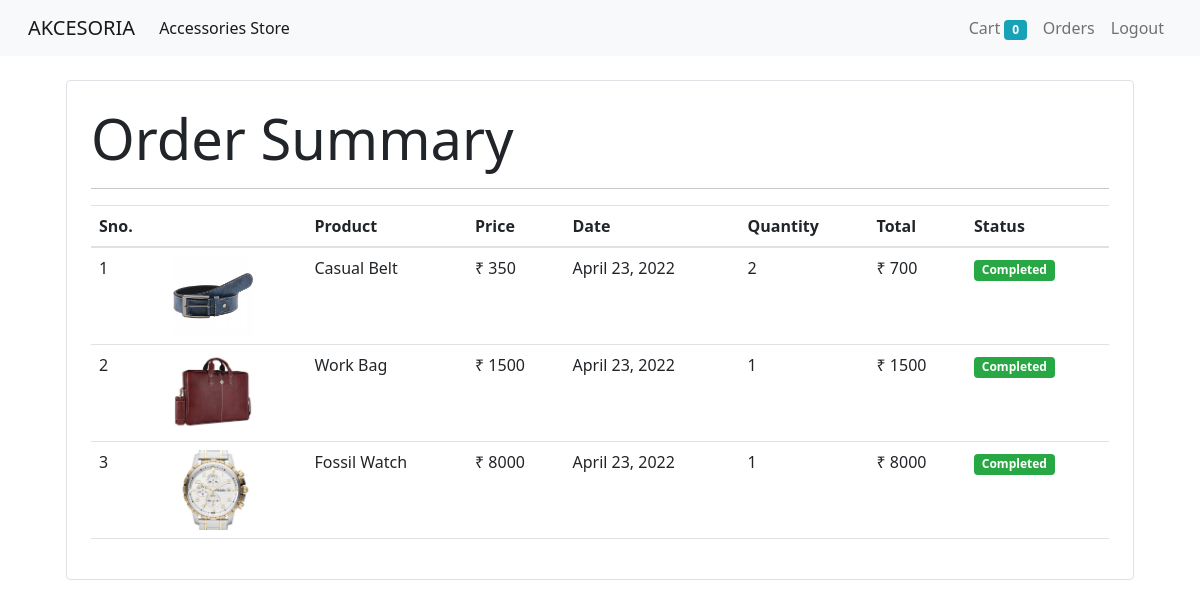
The app's page /orders (signed in) with its own data.
### estore/models.py (models this page shows, shortened)
class Order(models.Model):
    product=models.ForeignKey(Accessories_Product, on_delete=models.CASCADE)
    customer=models.ForeignKey(Customer,on_delete=models.CASCADE)
    quantity=models.IntegerField(default=1)
    price=models.IntegerField()
    address=models.CharField(max_length=50,default='',blank=True)
    phone=models.CharField(max_length=50,default='',blank=True)
    date=models.DateField(default=datetime.datetime.today)
    status=models.BooleanField(default=False)
    @staticmethod
    def get_orders_by_customer(customer_id):
        return Order.objects.filter(customer=customer_id).order_by('-date')

class Accessories_Product(models.Model):
    name=models.CharField(max_length=50)
    price=models.IntegerField(default=0)
    category=models.ForeignKey(Category,on_delete=models.CASCADE,default=1)
    description=models.CharField(max_length=200,default='',null=True,blank=True)
    image=models.ImageField(upload_to='uploads/A_products/')

### estore/views.py (the view)
# urls.py: path('orders',OrderView.as_view(),name='orders')
class OrderView(View):
    def get(self,request):
        customer=request.session.get('customer')
        orders=Order.get_orders_by_customer(customer)
        return render(request,'orders.html',{'orders':orders})

### estore/templatetags/custom_filter.py (called while the page is built)
@register.filter(name='currency')
def currency(number):
    return "₹ "+str(number)

@register.filter(name='multiply')
def multiply(number,number1):
    return number * number1

### Templates/orders.html
{% extends 'base.html' %}
{% block content %}
{% load cart %}
{% load custom_filter %}
<div class="container mt-4">
  <div class="border rounded p-4 m-4">
      <p class="display-4">Order Summary</p>
      <hr>
      <table class="table">
          <thead>
              <tr>
                  <th>Sno.</th>
                  <th></th>
                  <th>Product</th>
                  <th>Price</th>
                  <th>Date</th>
                  <th>Quantity</th>
                  <th>Total</th>
                  <th>Status</th>
              </tr>
          </thead>
          <tbody>
            {% for order in orders %}
            <tr>
                  <td>{{forloop.counter}}</td>
                  <td><img style="height: 80px;"class="rounded circle" src="{{order.product.image.url}}" ></td>
                  <td>{{order.product.name}}</td>
                  <td>{{order.price|currency}}</td>
                  <td>{{order.date}}</td>
                  <td>{{order.quantity}}</td>
                  <td>{{order.quantity|multiply:order.price|currency}}</td>
                  {% if order.status %}
                  <td><span class="badge badge-success">Completed</span></td>
                  {% else %}
                  <td><span class="badge badge-warning">Pending</span></td>
                  {% endif %}
              </tr>
            {% endfor %}
          </tbody>
      </table>
  </div>
</div>
{% endblock %}

### Templates/base.html (shortened to what this page needs)
<!doctype html>
<html lang="en">
  <head>
    <link rel="stylesheet" href="https://cdn.jsdelivr.net/npm/bootstrap@4.6.1/dist/css/bootstrap.min.css">
    <link href="https://cdn.jsdelivr.net/npm/bootstrap@5.1.3/dist/css/bootstrap.min.css" rel="stylesheet">
  </head>
  <body>
<nav class="navbar navbar-expand-lg navbar-light bg-light">
  <div class="container-fluid">
    <a class="navbar-brand" href="/">AKCESORIA</a>
    <div class="collapse navbar-collapse" id="navbarSupportedContent">
      <ul class="navbar-nav me-auto mb-2 mb-lg-0">
        <li class="nav-item">
          <a class="nav-link active" aria-current="page" href="#">Accessories Store  <span class="sr-only">(current)</span></a>
        </li>
      </ul>
      <ul class="navbar-nav d-flex">
        <li class="nav-item">
          <a class="nav-link " aria-current="page" href="/cart">Cart  <span class="badge badge-info">{{request.session.cart.keys|length}}</span><span class="sr-only">(current)</span></a>
        </li>
        {% if request.session.customer %}
        <li class="nav-item">
          <a class="nav-link " aria-current="page" href="/orders">Orders <span class="sr-only">(current)</span></a>
        </li>
        <li class="nav-item">
          <a class="nav-link " aria-current="page" href="/logout">Logout <span class="sr-only">(current)</span></a>
        </li>
        {% endif %}
      </ul>
    </div>
  </div>
</nav>
{% block content %}{% endblock%}
  </body>
</html>

### records on screen
Order: product.image (picture), product.name "Casual Belt", price "₹ 350", date "April 23, 2022", quantity "2", quantity|multiply "₹ 700", status "Completed"
Order: product.image (picture), product.name "Work Bag", price "₹ 1500", date "April 23, 2022", quantity "1", quantity|multiply "₹ 1500", status "Completed"
Order: product.image (picture), product.name "Fossil Watch", price "₹ 8000", date "April 23, 2022", quantity "1", quantity|multiply "₹ 8000", status "Completed"

### other values on screen
{{ request.session.cart.keys|length }} "0"
